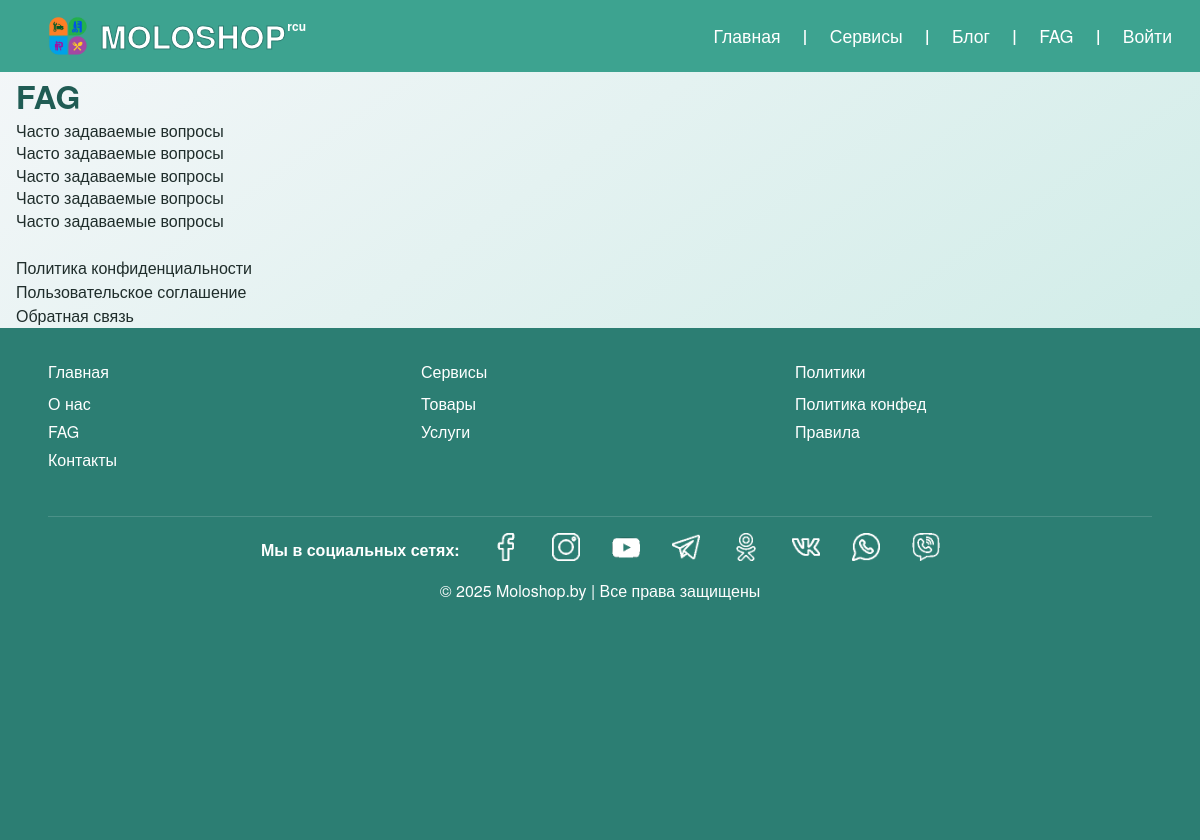
Page /core/fag/ on the committed database.
### apps/core/models/footer_menu.py (models this page shows, shortened)
class FooterMenuCategory(UUIDModel, MPTTModel):
    name = models.CharField(max_length=100, blank=True)
    icon = models.ImageField(upload_to="footer_menu_icons", null=True, blank=True)
    url = models.CharField(
        max_length=200,
        blank=True,
        default="#",
        help_text="Имя URL-шаблона с namespace (например: 'core:policy_detail')"
    )
    url_params = models.JSONField(
        blank=True,
        null=True,
        help_text="Параметры для reverse(), например: {'slug': 'privacy-policy'}"
    )
    external_url = models.URLField(
        blank=True,
        null=True,
        help_text="Внешняя ссылка (например: https://t.me/moloshop)"
    )
    parent = TreeForeignKey(
        "self", on_delete=models.CASCADE, null=True, blank=True, related_name="children"
    )
    order = models.PositiveIntegerField(default=0)
    col_desctop = models.PositiveIntegerField(
        default=0,
        validators=[MaxValueValidator(12)],
        help_text="Количество колонок в строке (0-12) для desktop"
    )
    col_md = models.PositiveIntegerField(
        default=0,
        validators=[MaxValueValidator(12)],
        help_text="Количество колонок в строке (0-12) для mobile"
    )
    is_active_link = models.BooleanField(default=True, help_text="Активная ссылка")
    updated_at = models.DateTimeField(auto_now=True, verbose_name="Обновлен")
    class MPTTMeta:
        order_insertion_by = ["order"]
    class Meta:
        verbose_name = "Пункт меню"
        verbose_name_plural = "Меню footer"
    def get_col_desktop(self):
        if self.col_desctop:
            return self.col_desctop
        return 4 if self.parent is None and self.order < 4 else 12
    def get_col_md(self):
        return self.col_md or 12
    def get_url(self):
        if self.external_url:
            return self.external_url
        if not self.url or self.url == "#":
            return "#"
        try:
            return reverse(self.url, kwargs=self.url_params or {})
        except NoReverseMatch:
            return "#"

### apps/core/views.py (the view)
# urls.py: path('fag/', fag, name='fag'),
def fag(request):
    data = {
        'title': 'FAG',
        'info': 'Часто задаваемые вопросы',
    }
    return render(request, 'core/temp/fag.html', context=data)

### apps/core/templatetags/footer_menu.py (called while the page is built)
@register.inclusion_tag("core/includes/footer_menu.html", takes_context=True)
def render_footer_menu(context):
    request = context["request"]
    parents = FooterMenuCategory.objects.filter(parent__isnull=True, is_active_link=True).order_by("order")
    return {
        "parents": parents,
        "request": request,
    }

### apps/core/templatetags/string_filters.py (called while the page is built)
@register.filter
def startswith(value, prefix: str) -> bool:
    if not isinstance(value, str):
        return False
    return value.startswith(prefix)

### apps/core/templates/core/temp/fag.html (shortened to what this page needs)
{% extends "core/base.html" %}
{% load static %}
{% block content %}
<h1>{{ title }}</h1>
        {% with ""|center:5 as repeat_range %}
          {% for _ in repeat_range %}
            <p>{{ info }}</p>
          {% endfor %}
        {% endwith %}
<br>
<a href="{% url 'core:docs_detail' slug='politika-konfidentsialnosti' %}">Политика конфиденциальности</a>
<br>
<a href="{% url 'core:docs_detail' slug='polzovatelskoe-soglashenie' %}">Пользовательское соглашение</a>
<br>
<a href="{% url 'core:docs_detail' slug='soobshchenie-cherez-formu-obratnoi-sviazi' %}">Обратная связь</a>
{% endblock content %}

### apps/core/templates/core/includes/footer_menu.html (shortened to what this page needs)
{% load string_filters %}
<div class="footer-menu">
  <div class="row align-items-start">
    {% for parent in parents|slice:":3" %}
      <div class="col-{{ parent.get_col_desktop }} col-md-{{ parent.get_col_md }}">
        <div class="footer-block animate-on-reveal" style="--i:{{ forloop.counter0 }}">
          <a href="{{ parent.get_url }}" class="footer-title">{{ parent.name }}</a>
          {% with kids=parent.children.all %}
            {% if kids %}
              <ul class="footer-links">
                {% for child in kids %}
                  {% if child.is_active_link %}
                    <li><a href="{{ child.get_url }}">{{ child.name }}</a></li>
                  {% endif %}
                {% endfor %}
              </ul>
            {% endif %}
          {% endwith %}
        </div>
      </div>
    {% endfor %}
  </div>
<div class="footer-extra mt-4">
  {% for parent in parents|slice:"3:" %}
    <div class="footer-inline animate-on-reveal" style="--i:{{ forloop.counter0 }}">
      <a href="{{ parent.get_url }}" class="footer-title-inline">
        {{ parent.name }}
      </a>
      {% with kids=parent.children.all %}
        {% if kids %}
          <ul class="footer-inline-links">
            {% for child in kids %}
              {% if child.is_active_link %}
                <li>
                  <a href="{{ child.get_url }}"
                     {% if child.url|startswith:"http" %} target="_blank" rel="noopener noreferrer"{% endif %}>
                    {% if child.icon %}
                      <img src="{{ child.icon.url }}" alt="{{ child.name }}" class="footer-social-icon">
                    {% else %}
                      {{ child.name }}
                    {% endif %}
                  </a>
                </li>
              {% endif %}
            {% endfor %}
          </ul>
        {% endif %}
      {% endwith %}
    </div>
  {% endfor %}
  <br>&copy; 2025 Moloshop.by | Все права защищены
</div>
</div>

### apps/core/static/core/css/global_core.css (style rules this page uses)
*,*::before,*::after { margin:0;padding:0;box-sizing:border-box;border:0;vertical-align:baseline }
html,body { height:100%;margin:0;min-height:100vh }
ul,ol { list-style:none }
a { color:inherit;text-decoration:none;cursor:pointer;transition:color 0.3s ease }
img,picture,svg,video,canvas,audio,iframe,embed,object { display:block;max-width:100%;height:auto }
h1,h2,h3,h4,h5,h6 { font-weight:600;color:#205c54 }
body { font-family:'Helvetica Neue', Arial, sans-serif;font-weight:400;font-size:16px;line-height:1.5;color:#1f2d2b;background:linear-gradient(to bottom right, #f5f7f9, #C2E8E1);background-repeat:no-repeat;background-attachment:fixed;-webkit-font-smoothing:antialiased;-moz-osx-font-smoothing:grayscale;-webkit-text-size-adjust:100%;-ms-text-size-adjust:100%;min-height:100vh;text-rendering:optimizeLegibility }
p,span,label,a { font-size:1rem;line-height:1.4;color:#1f2d2b }
img,svg,video { vertical-align:middle }
.row { display:flex;flex-wrap:wrap;margin-left:-.5rem;margin-right:-.5rem }
[class*="col-"] { padding-left:.5rem;padding-right:.5rem;box-sizing:border-box }
.col-4 { flex:0 0 auto;width:33.33333% }
.mt-4 { margin-top:1rem !important }
.align-items-start { align-items:flex-start !important }
.footer-menu { background-color:#2c7e73;padding:2rem 3rem;min-height:32rem;color:#fff }
.footer-menu a { color:#fff;text-decoration:none;display:inline-block;transform-origin:left center;transition:transform .25s ease, color .25s ease, opacity .25s ease }
.footer-menu .footer-block { margin-bottom:1.75rem }
.footer-menu .footer-block .footer-links { list-style:none;padding:0;margin:.5rem 0 0 }
.footer-menu .footer-block .footer-links li { margin:.25rem 0 }
.footer-menu .footer-extra { border-top:1px solid rgba(255,255,255,0.15);padding-top:1rem;text-align:center }
.footer-menu .footer-extra .footer-inline { margin-bottom:.75rem;display:inline-flex;align-items:center }
.footer-menu .footer-extra .footer-title-inline { font-weight:700;display:flex;align-items:center }
.footer-menu .footer-extra .footer-inline-links { display:inline-flex;align-items:center;flex-wrap:wrap;list-style:none;margin:0;padding:0 }
.footer-menu .footer-extra .footer-inline-links li { margin-left:2.0rem }
.footer-menu .footer-social-icon { width:28px;height:28px }
.animate-on-reveal { opacity:0;transform:translateY(22px);will-change:opacity, transform }
.animate-on-reveal.is-revealed { animation:footerFadeSlideUp .6s ease forwards;animation-delay:calc(var(--i, 0) * 90ms) }

### rows in the picture
FooterMenuCategory: name "FAG"
FooterMenuCategory: name "Главная"
FooterMenuCategory: name "О нас"
FooterMenuCategory: name "Контакты"
FooterMenuCategory: name "Сервисы"
FooterMenuCategory: name "Товары"
FooterMenuCategory: name "Услуги"
FooterMenuCategory: name "Политики"
FooterMenuCategory: name "Политика конфед"
FooterMenuCategory: name "Правила"
FooterMenuCategory: name "Мы в социальных сетях:"
FooterMenuCategory: icon (picture)
FooterMenuCategory: icon (picture)
FooterMenuCategory: icon (picture)
FooterMenuCategory: icon (picture)
FooterMenuCategory: icon (picture)
FooterMenuCategory: icon (picture)
FooterMenuCategory: icon (picture)
FooterMenuCategory: icon (picture)

### other values in the picture
{{ item.title }} "Главная" "Сервисы" "Блог" "FAG" "Войти"
{{ info }} "Часто задаваемые вопросы" "Часто задаваемые вопросы" "Часто задаваемые вопросы" "Часто задаваемые вопросы" "Часто задаваемые вопросы"
